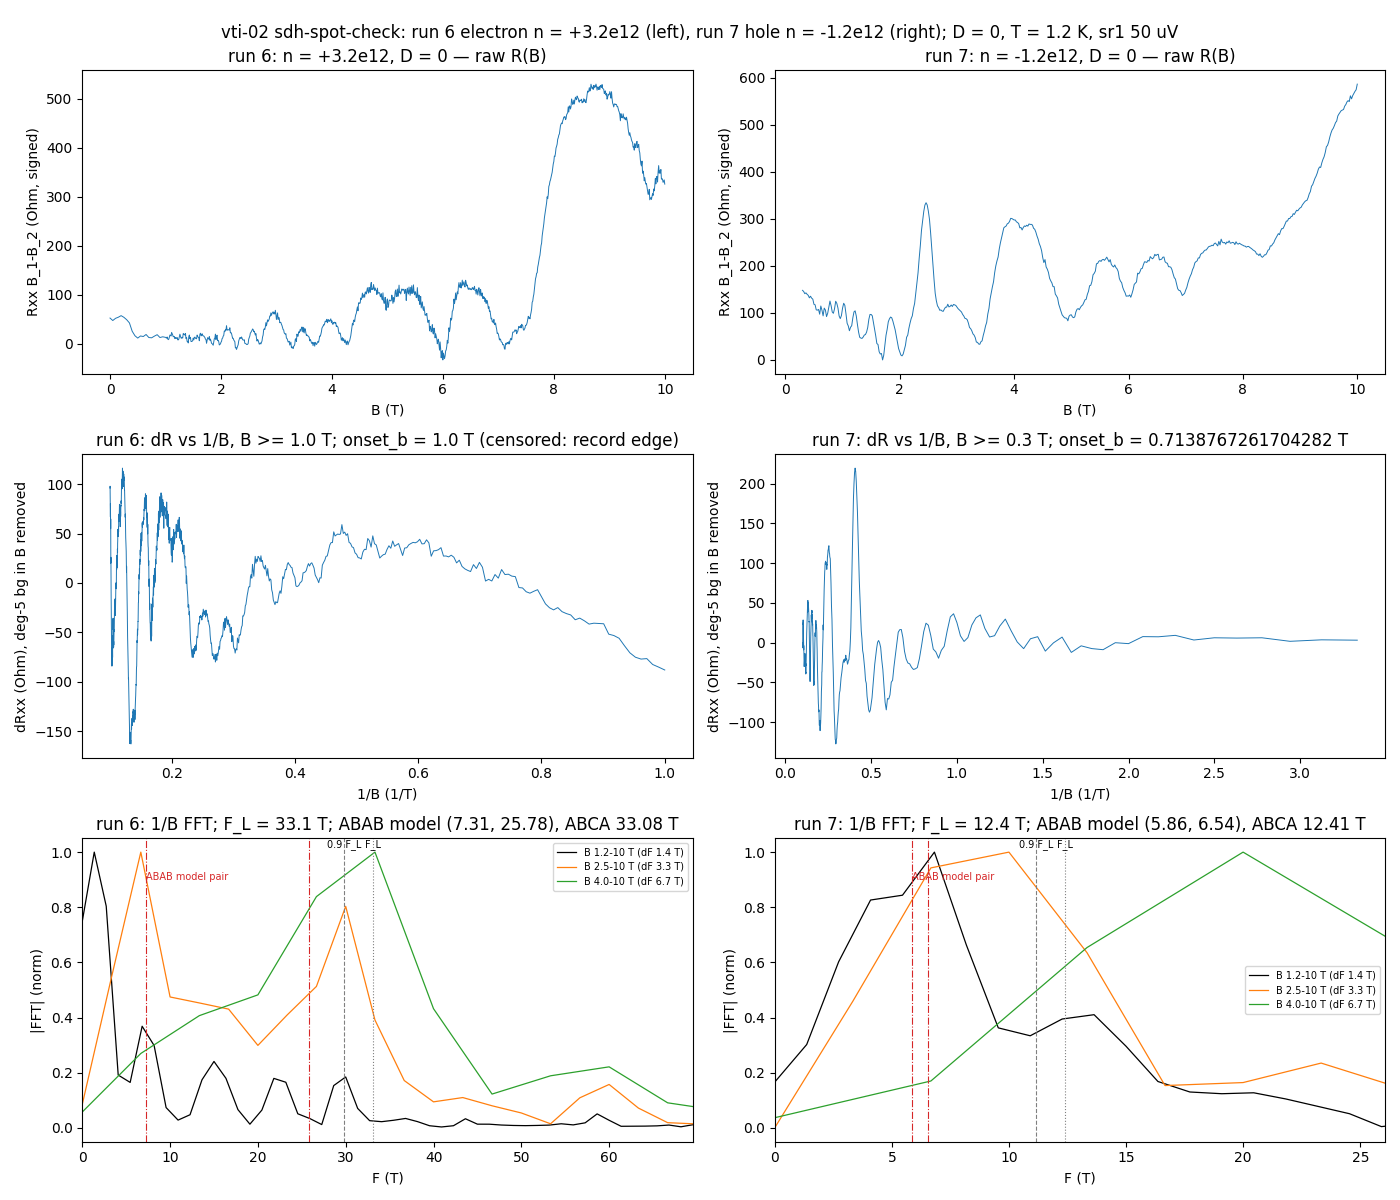

Python code for this plot:
"""Runs 6/7 — sdh-spot-check read (Step 3): raw R(B) both sides, onset (valid-sampling record), 1/B FFT vs F_L and the model templates."""
import warnings
from scipy.signal import find_peaks
from hera.analysis import resolve_channels, sdh_onset, sdh_fft, SdhOnsetError
FL = lambda n: cst.h/(4*cst.e)*abs(n)*1e16          # T, g = 4, n in 1e12 cm^-2
MODEL = {6: dict(abab=(7.31, 25.78), abca=33.08), 7: dict(abab=(5.86, 6.54), abca=12.41)}   # fs_count_b0 at n = +3.2 / -1.2
spots = {6: 3.2, 7: -1.2}
fig, ax = plt.subplots(3, 2, figsize=(14, 12))
tones = {}
for j, (rid, n) in enumerate(spots.items()):
    r = run(rid); ch = {c.cid: c for c in resolve_channels(r.metadata)}
    B = r.col("magnet_field"); I = r.col("sr0_X")/ch["sr0"].gain; R = (r.col("sr1_X")/ch["sr1"].gain)/I
    o = np.argsort(B); B, R, I = B[o], R[o], I[o]; T = r.col("T_sample")
    print(f"run {rid}: n = {n:+.1f}e12, D = 0, F_L = {FL(n):.2f} T; B {B.min():.2f}-{B.max():.2f} T ({len(B)} pts); R {R.min():.0f}..{R.max():.0f} Ohm "
          f"(fs max {R.max()/5000:.2f} of 5 kOhm); I_drain {I.min()*1e9:.2f}-{I.max()*1e9:.2f} nA; T {T.min():.3f}-{T.max():.3f} K; interrupted={r.interrupted}")
    ax[0, j].plot(B, R, lw=0.7); ax[0, j].set_xlabel("B (T)"); ax[0, j].set_ylabel("Rxx B_1-B_2 (Ohm, signed)"); ax[0, j].set_title(f"run {rid}: n = {n:+.1f}e12, D = 0 — raw R(B)")
    # onset on the uniformly-sampled record only (run 6: 50 mT below 1 T under-samples the 7 T tone -> b_lo = 1.0)
    blo = 1.0 if rid == 6 else 0.3
    with warnings.catch_warnings(record=True) as w:
        warnings.simplefilter("always")
        try:
            on = sdh_onset(R, B, b_lo=blo, r_full_scale=50e-6/10e-9); print(on.summary()); onset = on.onset_b
        except SdhOnsetError as e:
            print("SdhOnsetError:", e); onset = None
        for ww in w: print("  warn:", str(ww.message)[:160])
    m = B >= blo; cf = np.polyfit(B[m], R[m], 5); dR = R[m] - np.polyval(cf, B[m])
    ax[1, j].plot(1/B[m], dR, lw=0.7); ax[1, j].set_xlabel("1/B (1/T)"); ax[1, j].set_ylabel("dRxx (Ohm), deg-5 bg in B removed")
    ax[1, j].set_title(f"run {rid}: dR vs 1/B, B >= {blo} T; onset_b = {onset} T" + (" (censored: record edge)" if rid == 6 else ""))
    wins = [(max(blo, 1.2), B.max()), (2.5, B.max()), (4.0, B.max())]
    tones[rid] = {}
    for (lo, hi), col in zip(wins, ("k", "C1", "C2")):
        f, sp = sdh_fft(R[:, None], B, b_range=(lo, hi), bg_degree=5, log=False, nfft=4096)
        s = sp[0]/sp[0].max(); dF = 1/(1/lo - 1/hi)
        pk, _ = find_peaks(s, prominence=0.05); pk = sorted(pk, key=lambda p: -s[p])[:7]
        tones[rid][(lo, hi)] = [(round(float(f[p]), 1), round(float(s[p]), 2)) for p in sorted(pk)]
        print(f"  FFT [{lo:.1f},{hi:.0f}] T, dF = {dF:.2f} T: " + ", ".join(f"{f[p]:.1f} T ({s[p]:.2f})" for p in sorted(pk)))
        ax[2, j].plot(f, s, color=col, lw=0.9, label=f"B {lo:.1f}-{hi:.0f} T (dF {dF:.1f} T)")
    for k, lab in ((1, "F_L"), (0.9, "0.9 F_L")):
        ax[2, j].axvline(k*FL(n), color="gray", ls=":" if k == 1 else "--", lw=0.8); ax[2, j].text(k*FL(n), 1.02, lab, fontsize=7, ha="center")
    for F in MODEL[rid]["abab"]: ax[2, j].axvline(F, color="C3", ls="-.", lw=0.8)
    ax[2, j].text(MODEL[rid]["abab"][0], 0.9, "ABAB model pair", color="C3", fontsize=7)
    ax[2, j].set_xlim(0, 2.1*FL(n)); ax[2, j].set_xlabel("F (T)"); ax[2, j].set_ylabel("|FFT| (norm)"); ax[2, j].legend(fontsize=7); ax[2, j].set_title(f"run {rid}: 1/B FFT; F_L = {FL(n):.1f} T; ABAB model {MODEL[rid]['abab']}, ABCA {MODEL[rid]['abca']} T")
fig.suptitle("vti-02 sdh-spot-check: run 6 electron n = +3.2e12 (left), run 7 hole n = -1.2e12 (right); D = 0, T = 1.2 K, sr1 50 uV"); fig.tight_layout(); plt.show()
